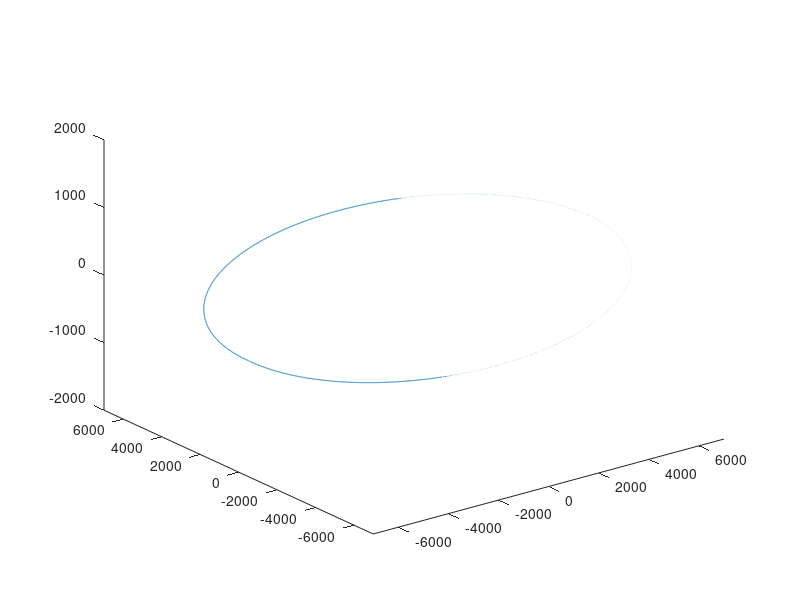

Source code (MATLAB):
% This is the main, top-level program.
% It will set the parameters and utilize the Calculate Time Difference 
% program and the Locate Satellite program for each point, then display the 
% results.

% Setup
earthRadius = 6371; %km
elev_low = earthRadius + 200;
elev_high = earthRadius + 600;

%Satellite Points
theta = -pi:0.001:pi;
rho = zeros(1, length(theta));
rho(1:floor(length(theta)/2)) = linspace(elev_low, elev_high, floor(length(theta)/2));
rho(floor(length(theta)/2):length(theta)) = linspace(elev_high, elev_low, length(theta)-floor(length(theta)/2)+1);
polarZ = 400*cos(theta);
[x, y, z] = pol2cart(theta, rho, polarZ);
plot3(x, y, z);
axis([-7000 7000 -7000 7000 -2000 2000]);

% Calculate Time Difference